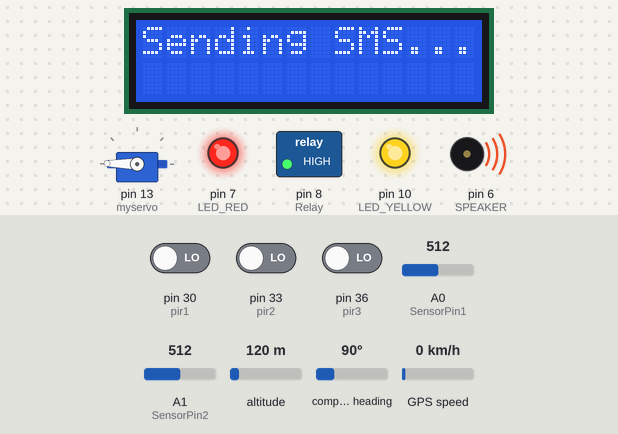
Bench run of a sketch on a simulated Arduino Mega 2560, built with avr-gcc and run on an emulated ATmega2560. Parts: servo, 14×2 character LCD, switched loads named in the sketch (green lamp = pin HIGH), output pins drawn as LEDs (lit = HIGH), buzzer (waves = sounding). The inputs (shaded band) are chosen by the test bench; at power-on: pin 30 (pir1) LOW, pin 33 (pir2) LOW, pin 36 (pir3) LOW, A0 (SensorPin1) = 512, A1 (SensorPin2) = 512, altitude 120 m, compass heading 90°, GPS speed 0 km/h. The GPS gets a fix after 3 s at 37.7749, -122.4194 with 8 satellites; the modem accepts every AT command (registered, SIM ready, sends succeed) and sends nothing else.

Above: at 1.3 s.
At 1.8 s:
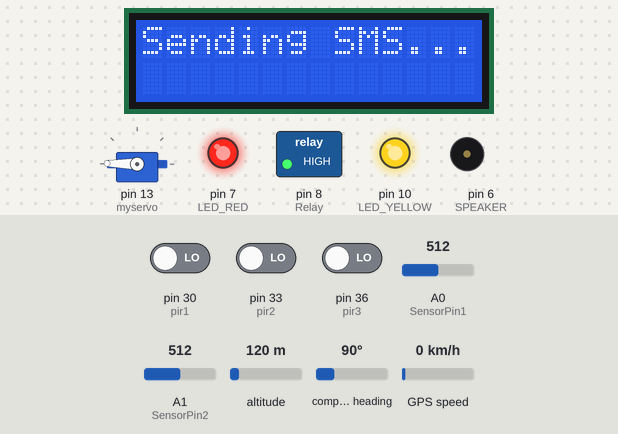
Timing chart, 0 to 40.0 s (numbered marks = the images above):
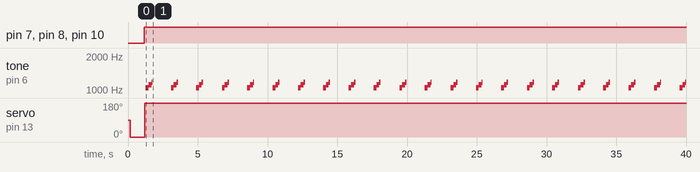

Measured:
- by itself, pin 7 (LED_RED), pin 8 (Relay), pin 10 (LED_YELLOW): LOW → HIGH at 1.2 s
- by itself, tone on pin 6 (SPEAKER): repeats every 1.8 s: 1109 Hz 0.20 s, 1175 Hz 0.10 s, silent 1.3 s, 1047 Hz 0.20 s
- by itself, servo on pin 13 (myservo): 90° → 0° at 0.16 s, → 179° 1.0 s later

The sketch:

MSD_Project_Mega.ino
```cpp
#include<Servo.h>
Servo myservo;
int pos = 0;
int val;
#include <LiquidCrystal.h>
LiquidCrystal lcd(12, 11, 5, 4, 3, 2);
#include <TinyGPS.h>
#include <SoftwareSerial.h>
SoftwareSerial SIM900(22, 23);
byte tx = 1;
TinyGPS gps;  //Creates a new instance of the TinyGPS object

const int SPEAKER = 6;
const int LED_RED = 7;
const int LED_YELLOW = 10;
int Relay = 8;
int tempC_1 = 0; //set initial tempC 0° for all LM35
int smkC_1 = 0; //set initial tempC 0º for all MQ 2
const int SensorPin1 = A0; //fire input sensor pin
const int SensorPin2 = A1;

int pir1 = 30;
int pir2 = 33;
int pir3 = 36;

int pirval1;
int pirval2;
int pirval3;


String textForSMS;
void setup()
{

  pinMode(tx, OUTPUT);
  pinMode(Relay, OUTPUT);
  myservo.attach(13);
  pinMode(SPEAKER, OUTPUT);
  lcd.begin(14, 2);
  delay(100);
  pinMode(SensorPin1, INPUT);
  pinMode(SensorPin2, INPUT);
  pinMode(SPEAKER, OUTPUT);
  pinMode(pir1, INPUT);
  pinMode(pir2, INPUT);
  pinMode(pir3, INPUT);


  pinMode(LED_RED, OUTPUT);
  pinMode(LED_YELLOW, OUTPUT); //Set control pins to be outputs
  digitalWrite(LED_RED, LOW);
  digitalWrite(LED_YELLOW, LOW);//set both motors off for start-up

  myservo.write(pos);
  SIM900.begin(9600);
  Serial.begin(9600); //Start the serial connection with the computer
}
void loop()
{
  int tempC_1 = analogRead(SensorPin1);
  int SmkC_1 = analogRead(SensorPin2);
  tempC_1 = analogRead(SensorPin1); //read the value from the LM35 sensor
  tempC_1 = (5.0 * tempC_1 * 100.0) / 1024.0; //convert the analog data to temperature
  smkC_1 = analogRead(SensorPin2); //read the value from the MQ 2 sensor
  smkC_1 = (5.0 * smkC_1 * 100.0) / 1024.0; //convert the analog data to temperature
  pirval1 = digitalRead(pir1);
  pirval2 = digitalRead(pir2);
  pirval3 = digitalRead(pir3);
  delay(1);

  bool newData = false;
  unsigned long chars;
  unsigned short sentences, failed;
  for (unsigned long start = millis(); millis() - start < 1000;)
  {
    while (Serial.available())
    {
      char c = Serial.read();
      if (gps.encode(c))
        newData = true;
    }
  }

  if (tempC_1 >= 50 || smkC_1 >= 50)
  {
    digitalWrite(Relay, HIGH);

    for (pos = 0; pos < 180; pos += 1)
    {
      myservo.write(pos);
    }


    digitalWrite(LED_RED, HIGH);
    digitalWrite(LED_YELLOW, HIGH);
    lcd.clear();
    lcd.setCursor(0, 0);
    lcd.print("  THERE IS FIRE ");
    lcd.setCursor(0, 1);
    lcd.print(" NOT SAFE HERE ");
    delay(100);
    lcd.clear();
    lcd.print("Sending SMS...");


    tone(SPEAKER, 1047, 500);
    delay(200);
    tone(SPEAKER, 1109, 300);
    delay(200);
    tone(SPEAKER, 1175, 100);

    float flat, flon;
    unsigned long age;
    gps.f_get_position(&flat, &flon, &age);
    SIM900.print("AT+CMGF=1\r");
    delay(100);
    SIM900.print("AT+CMGS=\"+8801713376517\"\r");
    SIM900.print("FIRE ALERT!\r");

    SIM900.print("AT+CMGS=\"+8801713376517\"\r");
    SIM900.print("FIRE OCCURED!\r");

    SIM900.print("AT+CMGS=\"+8801713376517\"\r");
    SIM900.print("FIRE OCCURED! in\r");

    SIM900.print("Latitude = ");
    SIM900.print(flat == TinyGPS::GPS_INVALID_F_ANGLE ? 0.0 : flat, 6);
    SIM900.print(" Longitude = ");
    SIM900.print(flon == TinyGPS::GPS_INVALID_F_ANGLE ? 0.0 : flon, 6);

    SIM900.println((char)26); // End AT command with a ^Z, ASCII code 26

    SIM900.println();
  }


  else if (pirval1 == 1 || pirval2 == 1 || pirval3 == 1)
  {

    digitalWrite(LED_RED, HIGH);
    digitalWrite(LED_YELLOW, HIGH);
    lcd.clear();
    lcd.setCursor(0, 0);
    lcd.print("  THERE IS POSSIBLE HOME INTRUDER ");
    lcd.setCursor(0, 1);
    lcd.print(" BE AWARE ");
    delay(1);
    lcd.clear();
    lcd.print("Sending SMS...");


    tone(SPEAKER, 1047, 500);
    delay(200);
    tone(SPEAKER, 1109, 300);
    delay(200);
    tone(SPEAKER, 1175, 100);

    float flat, flon;
    unsigned long age;
    gps.f_get_position(&flat, &flon, &age);
    SIM900.print("AT+CMGF=1\r");
    delay(100);
    SIM900.print("AT+CMGS=\"+8801716676517\"\r");
    SIM900.print("POSSIBLE THEFT!\r");

    SIM900.print("AT+CMGS=\"+8801716676517\"\r");
    SIM900.print("POSSIBLE THEFT AT!\r");

    SIM900.print("Latitude = ");
    SIM900.print(flat == TinyGPS::GPS_INVALID_F_ANGLE ? 0.0 : flat, 6);
    SIM900.print(" Longitude = ");
    SIM900.print(flon == TinyGPS::GPS_INVALID_F_ANGLE ? 0.0 : flon, 6);

    SIM900.println((char)26); // End AT command with a ^Z, ASCII code 26
    SIM900.println();
  }
  else
  {
    digitalWrite(Relay, LOW);
    delay(50);
    digitalWrite(LED_RED, LOW);
    digitalWrite(LED_YELLOW, LOW);
    for (pos = 180; pos >= 0; pos -= 5)
    {
      myservo.write(pos);
    }


    lcd.clear();
    lcd.setCursor(0, 0);
    lcd.print("NO FIRE OR INTRUDER");
    lcd.setCursor(0, 1);
    lcd.print("   ALL SAFE   ");
  }


}
```
